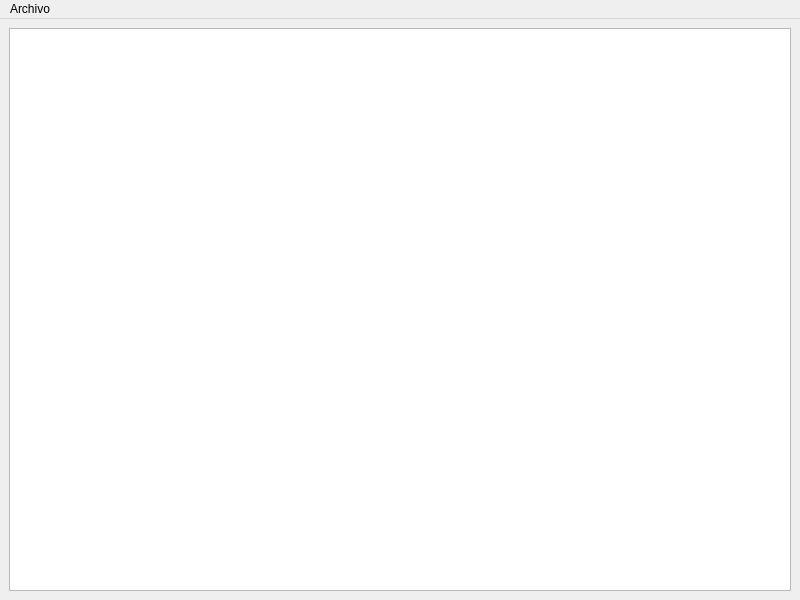
<?xml version="1.0" encoding="UTF-8"?>
<ui version="4.0">
 <class>MainWindow</class>
 <widget class="QMainWindow" name="MainWindow">
  <property name="geometry">
   <rect>
    <x>0</x>
    <y>0</y>
    <width>800</width>
    <height>600</height>
   </rect>
  </property>
  <property name="windowTitle">
   <string>MainWindow</string>
  </property>
  <widget class="QWidget" name="centralwidget">
   <layout class="QGridLayout" name="gridLayout">
    <item row="0" column="0">
     <widget class="QGraphicsView" name="graphicsView"/>
    </item>
   </layout>
  </widget>
  <widget class="QMenuBar" name="menubar">
   <property name="geometry">
    <rect>
     <x>0</x>
     <y>0</y>
     <width>800</width>
     <height>21</height>
    </rect>
   </property>
   <widget class="QMenu" name="menuArchivo">
    <property name="title">
     <string>Archivo</string>
    </property>
    <addaction name="actionIniciar"/>
    <addaction name="separator"/>
    <addaction name="actionTerminar"/>
   </widget>
   <addaction name="menuArchivo"/>
  </widget>
  <action name="actionIniciar">
   <property name="text">
    <string>Iniciar Juego</string>
   </property>
  </action>
  <action name="actionTerminar">
   <property name="text">
    <string>Terminar</string>
   </property>
  </action>
 </widget>
 <resources/>
 <connections/>
</ui>
